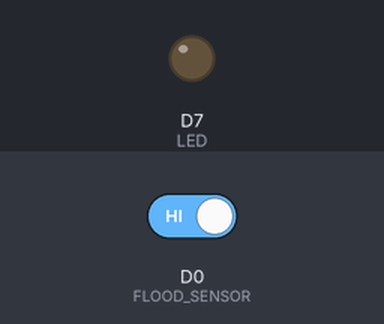
The sketch below on a simulated Particle Photon. Shown: output pins drawn as LEDs (lit = HIGH). The inputs (shaded band) are chosen by the test bench; at power-on: D0 (FLOOD_SENSOR) HIGH.

Above: at 6.8 s.
6.9 s: D0 (FLOOD_SENSOR) driven LOW
At 9.0 s:
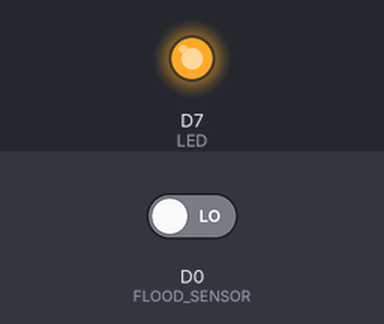
9.8 s: D0 (FLOOD_SENSOR) driven HIGH
At 10.5 s:
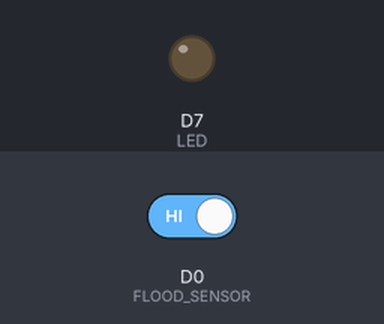
Timing chart, 0 to 12.8 s (numbered marks = the images above; inputs shaded):
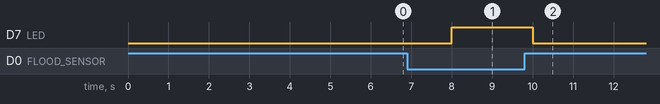

The sketch:

sensor.ino
```cpp
// This #include statement was automatically added by the Particle IDE.
#include <elapsedMillis.h>

// This #include statement was automatically added by the Particle IDE.
#include "elapsedMillis/elapsedMillis.h"

String _version = "0.04";

//this reads the flood sensor every 2 seconds
#define FLOOD_READ_INTERVAL 2000

//this defines the frequency of the notifications sent to the user
#define FLOOD_FIRST_ALARM 10000 //10 seconds
#define FLOOD_SECOND_ALARM 60000 //1 minute
#define FLOOD_THIRD_ALARM 300000 //5 minutes
#define FLOOD_FOURTH_ALARM 900000 //15 minutes
#define FLOOD_FIFTH_ALARM 3600000 //1 hour
#define FLOOD_SIXTH_ALARM 14400000 //4 hours - and every 4 hours ever after, until the situation is rectified (ie no more water is detected)

#define FLOOD_NOTIF "FLOOD"

elapsedMillis flood_timer;
elapsedMillis flood_alarm_timer;

int flood_alarms_array[6]={FLOOD_FIRST_ALARM, FLOOD_SECOND_ALARM, FLOOD_THIRD_ALARM, FLOOD_FOURTH_ALARM, FLOOD_FIFTH_ALARM, FLOOD_SIXTH_ALARM};
int flood_alarm_index = 0;
bool flood_detected = false;
unsigned long flood_next_alarm = 0;

int FLOOD_SENSOR = D0;
int LED = D7;

void setup() {
 pinMode(FLOOD_SENSOR, INPUT_PULLUP);
 pinMode(LED, OUTPUT);
 Spark.publish("device starting", "Firmware version: " + _version, 60, PRIVATE);
}

void loop() {

    flood_check();

    if ( flood_detected ) {
        flood_notify_user();
    }
}

/*******************************************************************************
 * Function Name  : flood_check
 * Description    : check water leak sensor at FLOOD_READ_INTERVAL, turns on led on D7 and raises alarm if water is detected
 * Return         : 0
 *******************************************************************************/
int flood_check()
{
    if (flood_timer < FLOOD_READ_INTERVAL) {
        return 0;
    }

    //time is up, so reset timer
    flood_timer = 0;

    if (not digitalRead(FLOOD_SENSOR)) {

        //if flood is already detected, no need to do anything, since an alarm will be fired
        if (flood_detected){
            return 0;
        }

        flood_detected = true;

        //reset alarm timer
        flood_alarm_timer = 0;

        //set next alarm
        flood_alarm_index = 0;
        flood_next_alarm = flood_alarms_array[0];

        digitalWrite(LED,HIGH);
    } else {

        digitalWrite(LED,LOW);
        flood_detected = false;
    }
    return 0;
}

/*******************************************************************************
 * Function Name  : flood_notify_user
 * Description    : will fire notifications to user at scheduled intervals
 * Return         : 0
 *******************************************************************************/
int flood_notify_user()
{

    if (flood_alarm_timer < flood_next_alarm) {
        return 0;
    }


    //time is up, so reset timer
    flood_alarm_timer = 0;

    //set next alarm or just keep current one if there are no more alarms to set
    if (flood_alarm_index < arraySize(flood_alarms_array)-1) {
        flood_alarm_index = flood_alarm_index + 1;
        flood_next_alarm = flood_alarms_array[flood_alarm_index];
    }
    Particle.publish("twilioCall", "A Flood Detected!!!", 60, PRIVATE);
    Particle.publish("waterDetected", "A Flood Detected!!!", 60, PRIVATE);

    //send an alarm to user (this one goes to the dashboard)
    Spark.publish(FLOOD_NOTIF, "Flood detected!", 60, PRIVATE);
 // twilioCall
    //send an alarm to user (this one goes to pushbullet servers)
    Spark.publish("waterDetected", "Flood detected!", 60, PRIVATE);


   return 0;
}
```

Measured:
- after the input at 6.9 s, D7 (LED): LOW → HIGH after 1.1 s
- after the input at 9.8 s, D7 (LED): HIGH → LOW after 0.20 s
